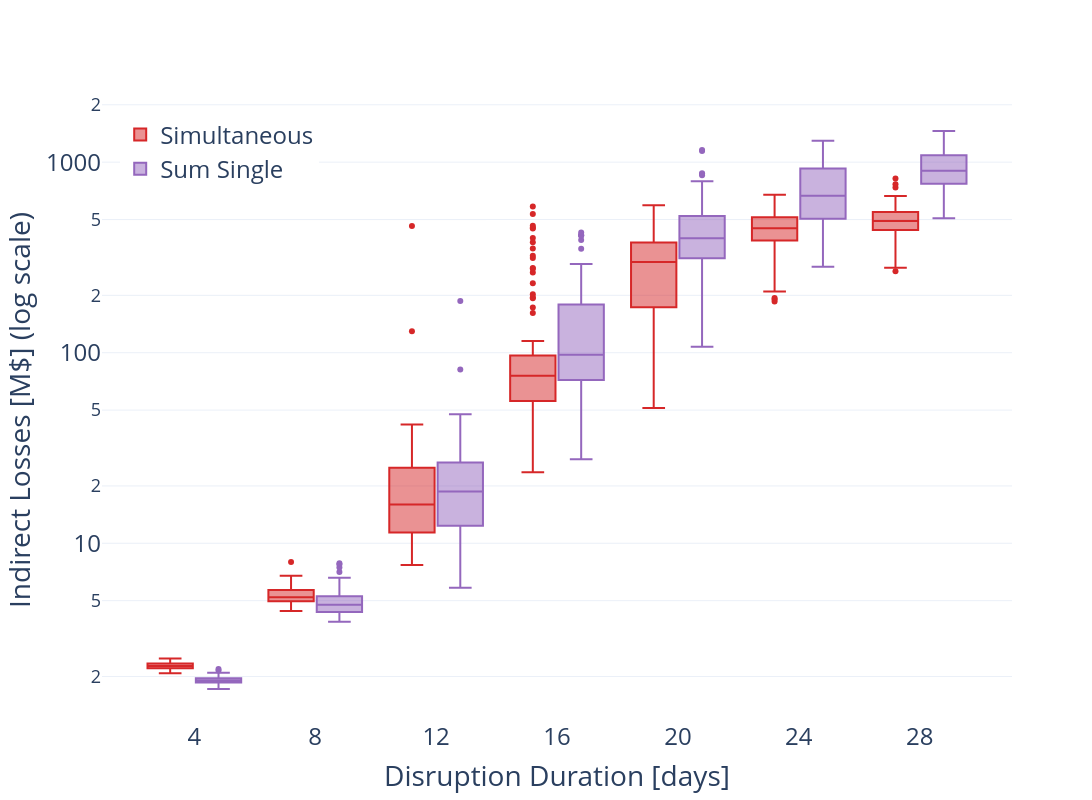

The notebook cell saved with this chart:
### Markdown cell above
### Single basins vs Multi-basins simulations

No outliers removal

### Code cell
# Prepare data for compact boxplots
short_durations_filtered = [4, 8, 12]
all_durations = short_durations_filtered + long_durations

# Combine datasets
df_combined = pd.concat([df1_filtered, df2_filtered], ignore_index=True)

# Prepare data WITH OUTLIERS
data_with_outliers = []
for duration in all_durations:
    sim_data = df_combined[(df_combined['duration'] == duration) & 
                           (df_combined['simulation_name'] == 'cascading_hazards_0d')]['household_loss'].values
    sum_data = calculate_sum_single_basins(df_combined, duration).values
    data_with_outliers.append({
        'duration': duration, 
        'simultaneous': sim_data, 
        'sum_single': sum_data
    })

# PLOT 1: WITH OUTLIERS (log scale)
fig1 = go.Figure()

dx = 0.8  # horizontal offset so boxes are close but not on top
w = 1.5   # box width (narrow to avoid overlap)

for i, d in enumerate(data_with_outliers):
    dur = d['duration']
    
    # Simultaneous (left)
    fig1.add_trace(go.Box(
        x=[dur - dx] * len(d['simultaneous']),
        y=d['simultaneous'],
        name='Simultaneous',
        marker_color=colors['cascading_hazards_0d'],
        boxpoints='outliers',
        width=w,
        showlegend=(i == 0)
    ))
    
    # Sum of Single (right)
    fig1.add_trace(go.Box(
        x=[dur + dx] * len(d['sum_single']),
        y=d['sum_single'],
        name='Sum Single',
        marker_color=colors['sum_single_basins'],
        boxpoints='outliers',
        width=w,
        showlegend=(i == 0)
    ))

fig1.update_xaxes(
    title_text='Disruption Duration [days]',
    tickmode='array',
    tickvals=all_durations,
    ticktext=[str(d) for d in all_durations],
    title_font=dict(size=28),
    tickfont=dict(size=24)
)

fig1.update_yaxes(
    title_text='Indirect Losses [M$] (log scale)',
    type='log',
    title_font=dict(size=28),
    tickfont=dict(size=24)
)

fig1.update_layout(
    height=800, width=1800,
    template='plotly_white',
    showlegend=True,
    legend=dict(x=0.02, y=0.98, font=dict(size=24)),
)

save_plotly(fig1, 'fig_singlevsmulti_short')
fig1.show()
